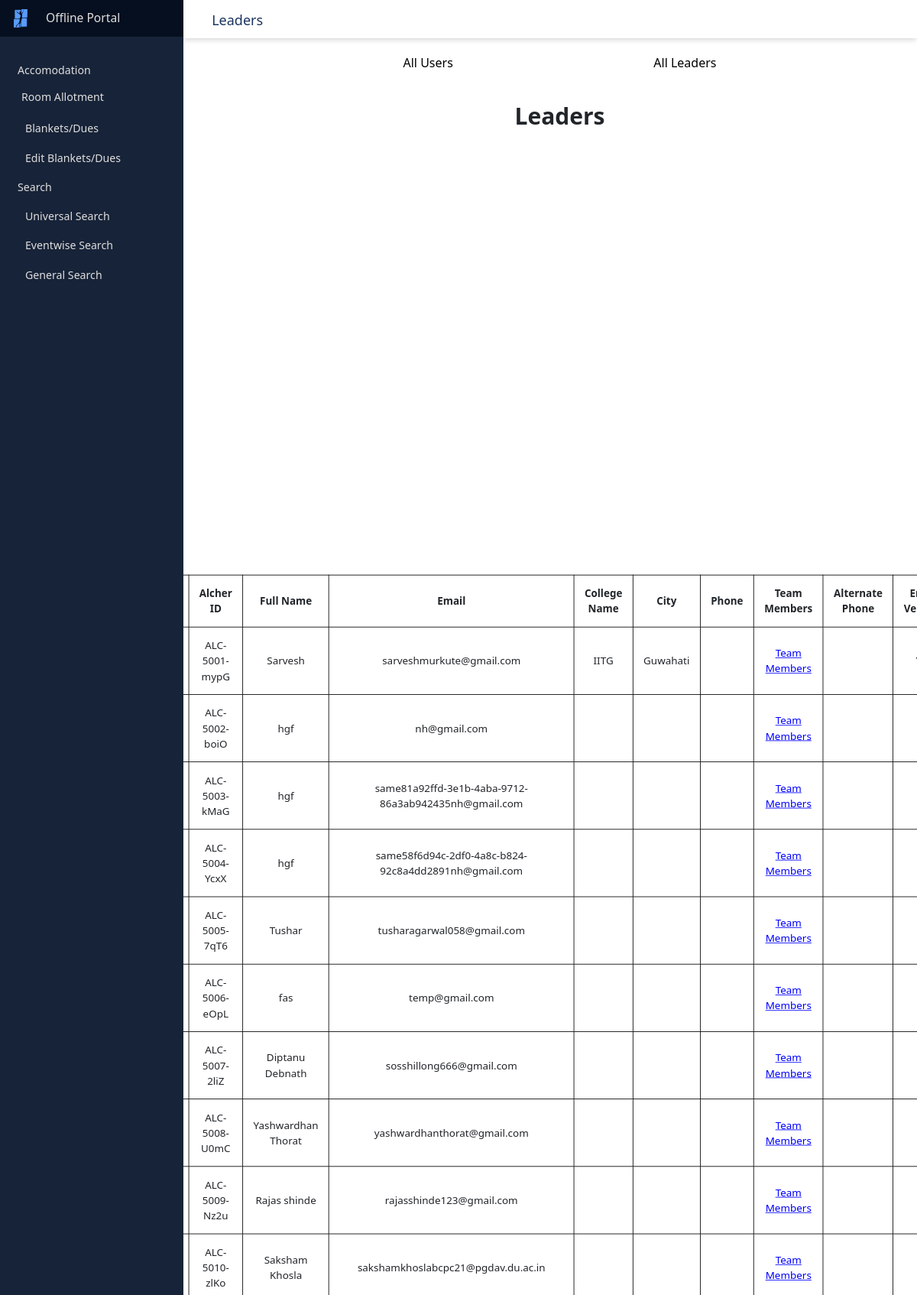
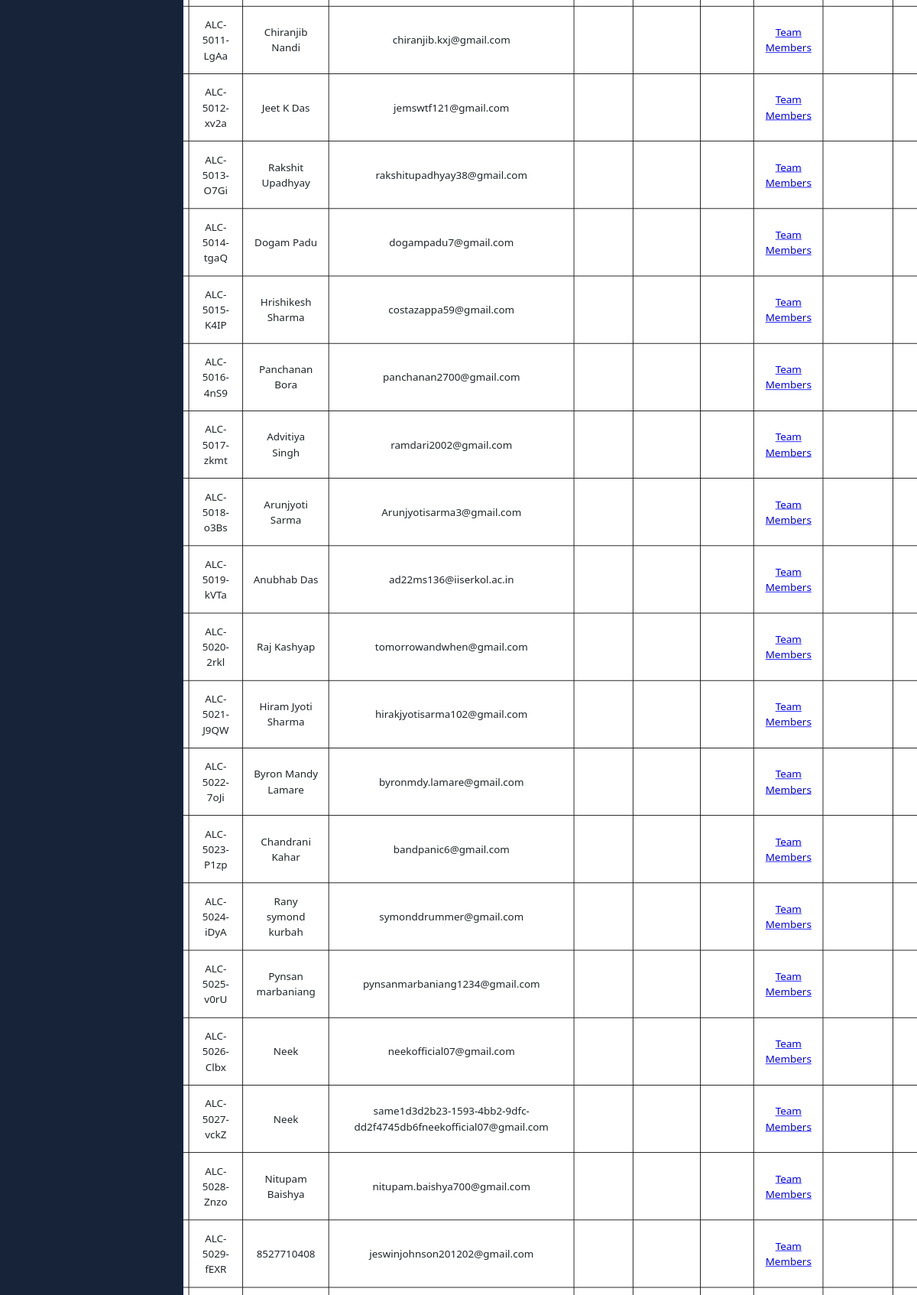
Page /offlineportal/all_leaders/ (signed in, upper part) on the committed database (2 pictures, top to bottom).
### apps/users/models.py (models this page shows, shortened)
class NewUser(AbstractBaseUser, PermissionsMixin):
    GENDER=(('M','Male'),('F','Female'),('O','Others'))
    gender=models.CharField(choices=GENDER,default='M',max_length=20)
    alcherid = models.CharField(
        max_length=255, blank=True, unique=True)
    referred_by = models.CharField(
        max_length=255, blank=True)
    otp = models.CharField(max_length=6,default='000000')
    id = models.SlugField(primary_key=True, default=uuid.uuid4)
    img = models.ImageField(upload_to="image_uploads/userdp/",
                            default='user-default.png')
    email = models.EmailField(_('email address'), unique=True)
    username = models.CharField(max_length=150, unique=True)
    collegename = models.CharField(max_length=150, unique=False)
    city = models.CharField(max_length=150, unique=False)
    state = models.CharField(max_length= 200, unique=False, blank=True)
    fullname = models.CharField(max_length=150, )
    phone_number = PhoneNumberField(max_length = 14, unique=False, )
    alternate_phone = models.CharField(max_length = 14, unique=False, blank=True)
    interest = models.ManyToManyField(
        "competitions.Module", related_name="interest")
    team_members=models.IntegerField(default=0)
    events_registered = models.ManyToManyField(
        "competitions.Competition", related_name="competition",blank=True)
    date_joined = models.DateTimeField(default=timezone.now)
    provider = models.CharField(max_length=200, unique=False, default="email")
    about = models.TextField(_('about'), max_length=500, blank=True)
    is_staff = models.BooleanField(default=False)
    is_active = models.BooleanField(default=False)
    objects = CustomAccountManager()
    USERNAME_FIELD = 'email'
    REQUIRED_FIELDS = ['username']

### apps/offlinePortal/views.py (the view)
# urls.py: path('all_leaders/',views.all_leaders,name="leaders"),
@login_required(login_url='login')
@permission_required('is_staff')
def all_leaders(request):
    if request.user.is_staff:
        users=NewUser.objects.all().order_by("date_joined")
        context={
            "users":users
        }
        return render(request,'offlinePortal/all_leaders.html',context)
    return redirect('login')

### templates/offlinePortal/all_leaders.html (shortened to what this page needs)
{% extends 'offlinePortal/home.html' %}
{% block header %}
Leaders
{% endblock %}
{% block content %}
<link rel="stylesheet" href="https://cdnjs.cloudflare.com/ajax/libs/tailwindcss/2.2.19/tailwind.min.css" />
<div style="display:flex ; justify-content:space-evenly">
    <a href={% url 'allUsers' %} style="text-decoration:Solid ; color:black;"  >All Users</a>
   <a href={% url 'leaders' %} style="text-decoration:Solid ; color:black;" > All Leaders</a>
</div>
<div>
    <h1 class="text-center w-full text-3xl font-bold my-10">Leaders </h1>
    <div class="flex justify-center w-full margin-auto p-5 text-center" style="transform:scale(.84);position:relative; right: 10px;">
    <table >
        <tr>
            <th>Sl No.</th>
            <th>Alcher ID</th>
            <th>Full Name</th>
            <th>Email</th>
            <th>College Name</th>
            <th>City</th>
            <th>Phone</th>
            <th>Team Members</th>
            <th>Alternate Phone</th>
            <th>Email Verified</th>
        </tr>
        {% for user in users %}
        <tr>
            <td>  {{ forloop.counter }} </td>
            <td>  {{ user.alcherid }}   </td>
            <td>  {{ user.fullname  }}   </td>
            <td>  {{ user.email}}   </td>
            <td>  {{ user.collegename }}   </td>
            <td>  {{ user.city  }}   </td>
            <td>  {{ user.phone  }}   </td>
            <td>  <a href="{% url 'team_members' leader_id=user.id %}" target="__blank"> Team Members</a>  </td>
            <td>  {{ user.alternate_phone  }}   </td>
            <td>
            </td>
        </tr>
        {% endfor %}
    </table>
</div>
</div>
{% endblock %}

### templates/offlinePortal/home.html (style rules this page uses)
* { font-family: system-ui, -apple-system, BlinkMacSystemFont, "Segoe UI", Roboto, "Helvetica Neue", Arial, "Noto Sans", sans-serif, "Apple Color Emoji", "Segoe UI Emoji", "Segoe UI Symbol", "Noto Color Emoji"; }
body { margin: 0; }

### rows in the picture
NewUser: alcherid "ALC-5001-mypG", fullname "Sarvesh", email "sarveshmurkute@gmail.com", collegename "IITG", city "Guwahati"
NewUser: alcherid "ALC-5002-boiO", fullname "hgf", email "nh@gmail.com"
NewUser: alcherid "ALC-5003-kMaG", fullname "hgf", email "same81a92ffd-3e1b-4aba-9712-86a3ab942435nh@gmail.com"
NewUser: alcherid "ALC-5004-YcxX", fullname "hgf", email "same58f6d94c-2df0-4a8c-b824-92c8a4dd2891nh@gmail.com"
NewUser: alcherid "ALC-5005-7qT6", fullname "Tushar", email "tusharagarwal058@gmail.com"
NewUser: alcherid "ALC-5006-eOpL", fullname "fas", email "temp@gmail.com"
NewUser: alcherid "ALC-5007-2liZ", fullname "Diptanu Debnath", email "sosshillong666@gmail.com"
NewUser: alcherid "ALC-5008-U0mC", fullname "Yashwardhan Thorat", email "yashwardhanthorat@gmail.com"
NewUser: alcherid "ALC-5009-Nz2u", fullname "Rajas shinde", email "rajasshinde123@gmail.com"
NewUser: alcherid "ALC-5010-zlKo", fullname "Saksham Khosla", email "sakshamkhoslabcpc21@pgdav.du.ac.in"
NewUser: alcherid "ALC-5011-LgAa", fullname "Chiranjib Nandi", email "chiranjib.kxj@gmail.com"
NewUser: alcherid "ALC-5012-xv2a", fullname "Jeet K Das", email "jemswtf121@gmail.com"
NewUser: alcherid "ALC-5013-O7Gi", fullname "Rakshit Upadhyay", email "rakshitupadhyay38@gmail.com"
NewUser: alcherid "ALC-5014-tgaQ", fullname "Dogam Padu", email "dogampadu7@gmail.com"
NewUser: alcherid "ALC-5015-K4IP", fullname "Hrishikesh Sharma", email "costazappa59@gmail.com"
NewUser: alcherid "ALC-5016-4nS9", fullname "Panchanan Bora", email "panchanan2700@gmail.com"
NewUser: alcherid "ALC-5017-zkmt", fullname "Advitiya Singh", email "ramdari2002@gmail.com"
NewUser: alcherid "ALC-5018-o3Bs", fullname "Arunjyoti Sarma", email "Arunjyotisarma3@gmail.com"
NewUser: alcherid "ALC-5019-kVTa", fullname "Anubhab Das", email "ad22ms136@iiserkol.ac.in"
NewUser: alcherid "ALC-5020-2rkl", fullname "Raj Kashyap", email "tomorrowandwhen@gmail.com"
NewUser: alcherid "ALC-5021-J9QW", fullname "Hiram Jyoti Sharma", email "hirakjyotisarma102@gmail.com"
NewUser: alcherid "ALC-5022-7oJi", fullname "Byron Mandy Lamare", email "byronmdy.lamare@gmail.com"
NewUser: alcherid "ALC-5023-P1zp", fullname "Chandrani Kahar", email "bandpanic6@gmail.com"
NewUser: alcherid "ALC-5024-iDyA", fullname "Rany symond kurbah", email "symonddrummer@gmail.com"
NewUser: alcherid "ALC-5025-v0rU", fullname "Pynsan marbaniang", email "pynsanmarbaniang1234@gmail.com"
NewUser: alcherid "ALC-5026-Clbx", fullname "Neek", email "neekofficial07@gmail.com"
NewUser: alcherid "ALC-5027-vckZ", fullname "Neek", email "same1d3d2b23-1593-4bb2-9dfc-dd2f4745db6fneekofficial07@gmail.com"
NewUser: alcherid "ALC-5028-Znzo", fullname "Nitupam Baishya", email "nitupam.baishya700@gmail.com"
NewUser: alcherid "ALC-5029-fEXR", fullname "8527710408", email "jeswinjohnson201202@gmail.com"
